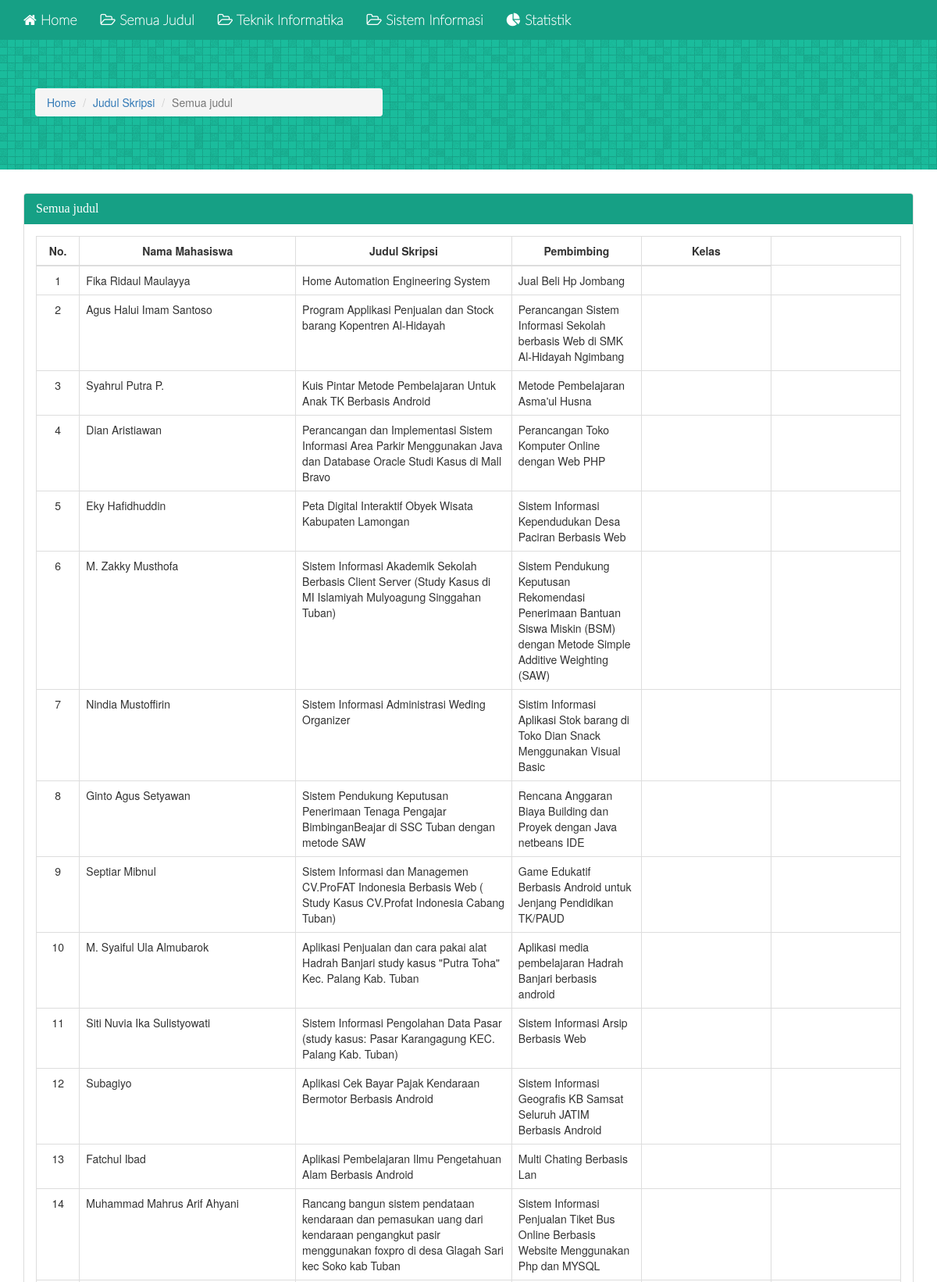
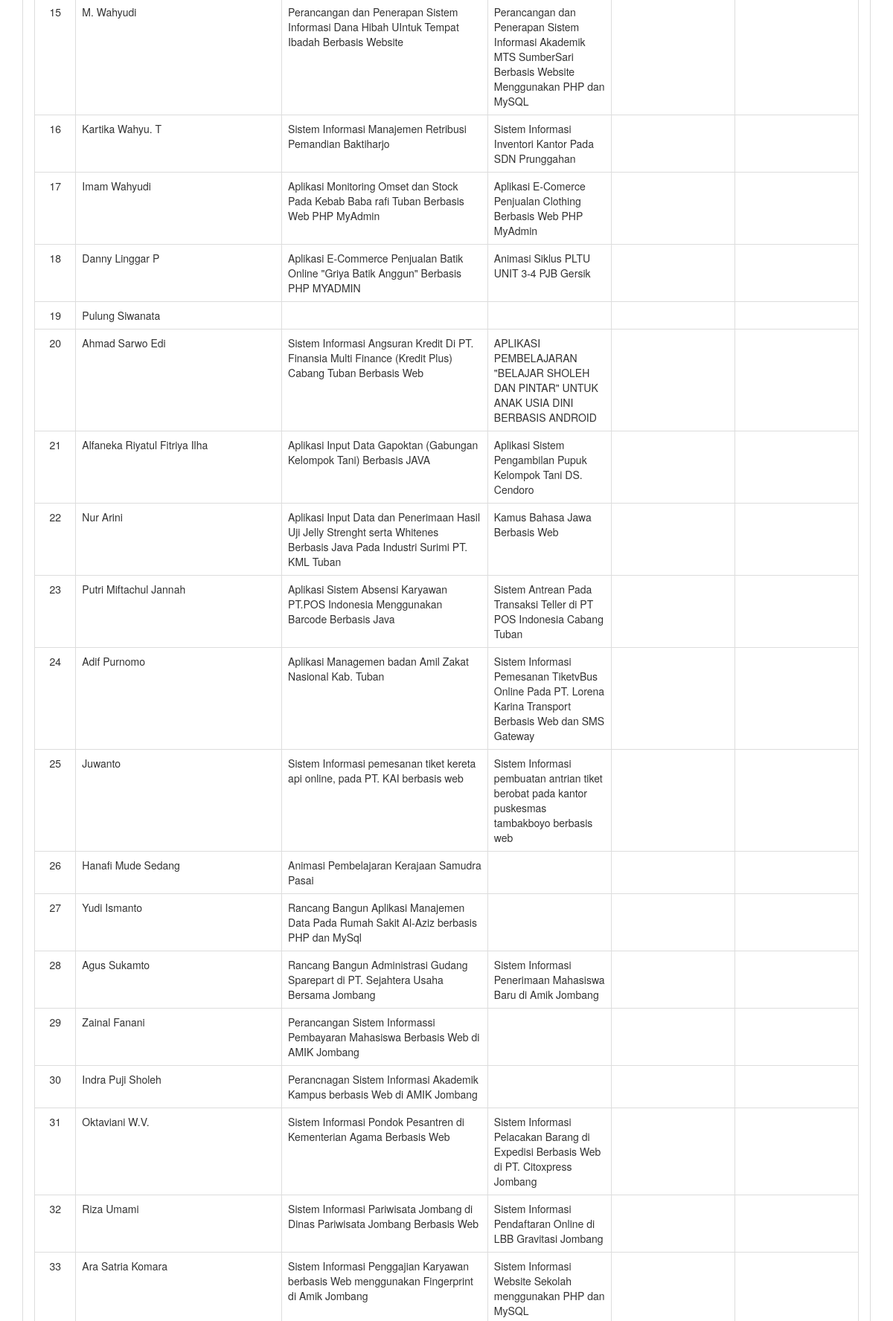
Page /index.php?action=semua-judul (upper part) on the committed database (2 pictures, top to bottom).
### tables this page shows
CREATE TABLE `skripsi` (
  `nim` varchar(16) NOT NULL,
  `judul1` text,
  `desjudul1` text NOT NULL,
  `judul2` text,
  `desjudul2` text NOT NULL,
  `disetujui` tinyint(4) DEFAULT NULL,
  `prodi` tinyint(4) DEFAULT NULL,
  `kelas` tinyint(4) DEFAULT NULL,
  `mahasiswa` varchar(255) DEFAULT NULL,
  `pembimbing1` tinyint(4) DEFAULT NULL,
  `pembimbing2` tinyint(4) DEFAULT NULL,
  `pembimbing` tinyint(4) NOT NULL DEFAULT '0',
  `password` varchar(100) NOT NULL
);

### library/config.php (called while the page is built, shortened)
<?php
$config = array (
			'base_url' => "http://".$_SERVER['HTTP_HOST'].
				str_replace(basename($_SERVER['SCRIPT_NAME']),"",$_SERVER['SCRIPT_NAME'])
	);
?>

### module/tabel-judul-skripsi.php (the view, shortened to what this page needs)
<div class="jumbotron" style="background-image: url('<?php echo $config['base_url'] ?>assets/img/bg.png'); position:relative;background-color:#1abc9c">
  <div class="container" style="color:#fff">
    <div class="col-md-5">
      <ol class="breadcrumb" style="margin-top:15px">
        <li><a href="#">Home</a></li>
        <li><a href="#">Judul Skripsi</a></li>
        <li class="active"><?php echo $breadcrumb ?></li>
      </ol>
    </div>
  </div>
</div>
<div class="container">
  <div class="row">
    <div class="col-md-12">
      <div class="panel panel-default">
        <div class="panel-heading" style="color: #fff;background-color: #16a085;border-color:#16a085;font-family: 'ubuntu'; font-weight:bold;font-size:35px">
          <h3 class="panel-title"><?php echo $breadcrumb ?></h3>
        </div>
        <div class="panel-body">
          <div class="table-responsive">
              <table id="data-alumni" class="table table-bordered">
                  <thead>
                      <tr>
                          <th class="text-center" width="5%">No.</th>
                          <th class="text-center" width="25%">Nama Mahasiswa</th>
                          <th class="text-center" width="25%">Judul Skripsi </th>
                          <th class="text-center" width="15%">Pembimbing</th>
                          <th class="text-center" width="15%">Kelas</th>
                      </tr>
                  </thead>
                  <tbody>
                      <?php
                      include('./library/config.php');
                      include('./library/database.php');
                      $query  = "SELECT *  FROM skripsi";
                      $no     = 1;
                      $result =  mysqli_query($connect, $query);
                      while ($row = mysqli_fetch_array($result)) {
                      $nama       = $row['mahasiswa'];
                      $judul1     = $row['judul1'];
                      $judul2     = $row['judul2'];
                      ?>
                      <tr align='left'>
                          <td class="text-center"><?php echo  $no;?></td>
                          <td><?php echo  $nama ?></td>
                          <td><?php echo  $judul1 ?></td>
                          <td><?php echo  $judul2; ?></td>
                          <td><?php  ?></td>
                          <td><?php  ?></td>
                      </tr>
                      <?php
                      $no++;
                      }
                      ?>
                  </tbody>
              </table>
              </div>
        </div>
      </div>
    </div>
  </div>

### assets/css/jumbotron.css (style rules this page uses)
body { padding-top: 50px; padding-bottom: 20px; }

### rows in the picture
skripsi: mahasiswa "Fika Ridaul Maulayya", judul1 "Home Automation Engineering System", judul2 "Jual Beli Hp Jombang"
skripsi: mahasiswa "Agus Halui Imam Santoso", judul1 "Program Applikasi Penjualan dan Stock barang Kopentren Al-Hidayah", judul2 "Perancangan Sistem Informasi Sekolah berbasis Web di SMK Al-Hidayah Ngimbang"
skripsi: mahasiswa "Syahrul Putra P.", judul1 "Kuis Pintar Metode Pembelajaran Untuk Anak TK Berbasis Android", judul2 "Metode Pembelajaran Asma'ul Husna"
skripsi: mahasiswa "Dian Aristiawan", judul1 "Perancangan dan Implementasi Sistem Informasi Area Parkir Menggunakan Java dan Database Oracle Studi Kasus di Mall Bravo", judul2 "Perancangan Toko Komputer Online dengan Web PHP"
skripsi: mahasiswa "Eky Hafidhuddin", judul1 "Peta Digital Interaktif Obyek Wisata Kabupaten Lamongan", judul2 "Sistem Informasi Kependudukan Desa Paciran Berbasis Web"
skripsi: mahasiswa "M. Zakky Musthofa", judul1 "Sistem Informasi Akademik Sekolah Berbasis Client Server (Study Kasus di MI Islamiyah Mulyoagung Singgahan Tuban)", judul2 "Sistem Pendukung Keputusan Rekomendasi Penerimaan Bantuan Siswa Miskin (BSM) dengan Metode Simple Additive Weighting (SAW)"
skripsi: mahasiswa "Nindia Mustoffirin", judul1 "Sistem Informasi Administrasi Weding Organizer", judul2 "Sistim Informasi Aplikasi Stok barang di Toko Dian Snack Menggunakan Visual Basic"
skripsi: mahasiswa "Ginto Agus Setyawan", judul1 "Sistem Pendukung Keputusan Penerimaan Tenaga Pengajar BimbinganBeajar di SSC Tuban dengan metode SAW", judul2 "Rencana Anggaran Biaya Building dan Proyek dengan Java netbeans IDE"
skripsi: mahasiswa "Septiar Mibnul", judul1 "Sistem Informasi dan Managemen CV.ProFAT Indonesia Berbasis Web ( Study Kasus CV.Profat Indonesia Cabang Tuban)", judul2 "Game Edukatif Berbasis Android untuk Jenjang Pendidikan TK/PAUD"
skripsi: mahasiswa "M. Syaiful Ula Almubarok", judul1 "Aplikasi Penjualan dan cara pakai alat Hadrah Banjari study kasus \"Putra Toha\" Kec. Palang Kab. Tuban", judul2 "Aplikasi media pembelajaran Hadrah Banjari berbasis android"
skripsi: mahasiswa "Siti Nuvia Ika Sulistyowati", judul1 "Sistem Informasi Pengolahan Data Pasar (study kasus: Pasar Karangagung KEC. Palang Kab. Tuban)", judul2 "Sistem Informasi Arsip Berbasis Web"
skripsi: mahasiswa "Subagiyo", judul1 "Aplikasi Cek Bayar Pajak Kendaraan Bermotor Berbasis Android", judul2 "Sistem Informasi Geografis KB Samsat Seluruh JATIM Berbasis Android"
skripsi: mahasiswa "Fatchul Ibad", judul1 "Aplikasi Pembelajaran Ilmu Pengetahuan Alam Berbasis Android", judul2 "Multi Chating Berbasis Lan"
skripsi: mahasiswa "Muhammad Mahrus Arif Ahyani", judul1 "Rancang bangun sistem pendataan kendaraan dan pemasukan uang dari kendaraan pengangkut pasir menggunakan foxpro di desa Glagah Sari kec Soko kab Tuban", judul2 "Sistem Informasi Penjualan Tiket Bus Online Berbasis Website Menggunakan Php dan MYSQL"
skripsi: mahasiswa "M. Wahyudi", judul1 "Perancangan dan Penerapan Sistem Informasi Dana Hibah UIntuk Tempat Ibadah Berbasis Website", judul2 "Perancangan dan Penerapan Sistem Informasi Akademik MTS SumberSari Berbasis Website Menggunakan PHP dan MySQL"
skripsi: mahasiswa "Kartika Wahyu. T", judul1 "Sistem Informasi Manajemen Retribusi Pemandian Baktiharjo", judul2 "Sistem Informasi Inventori Kantor Pada SDN Prunggahan"
skripsi: mahasiswa "Imam Wahyudi", judul1 "Aplikasi Monitoring Omset dan Stock Pada Kebab Baba rafi Tuban Berbasis Web PHP MyAdmin", judul2 "Aplikasi E-Comerce Penjualan Clothing Berbasis Web PHP MyAdmin"
skripsi: mahasiswa "Danny Linggar P", judul1 "Aplikasi E-Commerce Penjualan Batik Online \"Griya Batik Anggun\" Berbasis PHP MYADMIN", judul2 "Animasi Siklus PLTU UNIT 3-4 PJB Gersik"
skripsi: mahasiswa "Pulung Siwanata"
skripsi: mahasiswa "Ahmad Sarwo Edi", judul1 "Sistem Informasi Angsuran Kredit Di PT. Finansia Multi Finance (Kredit Plus) Cabang Tuban Berbasis Web", judul2 "APLIKASI PEMBELAJARAN \"BELAJAR SHOLEH DAN PINTAR\" UNTUK ANAK USIA DINI BERBASIS ANDROID"
skripsi: mahasiswa "Alfaneka Riyatul Fitriya Ilha", judul1 "Aplikasi Input Data Gapoktan (Gabungan Kelompok Tani) Berbasis JAVA", judul2 "Aplikasi Sistem Pengambilan Pupuk Kelompok Tani DS. Cendoro"
skripsi: mahasiswa "Nur Arini", judul1 "Aplikasi Input Data dan Penerimaan Hasil Uji Jelly Strenght serta Whitenes Berbasis Java Pada Industri Surimi PT. KML Tuban", judul2 "Kamus Bahasa Jawa Berbasis Web"
skripsi: mahasiswa "Putri Miftachul Jannah", judul1 "Aplikasi Sistem Absensi Karyawan PT.POS Indonesia Menggunakan Barcode Berbasis Java", judul2 "Sistem Antrean Pada Transaksi Teller di PT POS Indonesia Cabang Tuban"
skripsi: mahasiswa "Adif Purnomo", judul1 "Aplikasi Managemen badan Amil Zakat Nasional Kab. Tuban", judul2 "Sistem Informasi Pemesanan TiketvBus Online Pada PT. Lorena Karina Transport Berbasis Web dan SMS Gateway"
skripsi: mahasiswa "Juwanto", judul1 "Sistem Informasi pemesanan tiket kereta api online, pada PT. KAI berbasis web", judul2 "Sistem Informasi pembuatan antrian tiket berobat pada kantor puskesmas tambakboyo berbasis web"
skripsi: mahasiswa "Hanafi Mude Sedang", judul1 "Animasi Pembelajaran Kerajaan Samudra Pasai"
skripsi: mahasiswa "Yudi Ismanto", judul1 "Rancang Bangun Aplikasi Manajemen Data Pada Rumah Sakit Al-Aziz berbasis PHP dan MySql"
skripsi: mahasiswa "Agus Sukamto", judul1 "Rancang Bangun Administrasi Gudang Sparepart di PT. Sejahtera Usaha Bersama Jombang", judul2 "Sistem Informasi Penerimaan Mahasiswa Baru di Amik Jombang"
skripsi: mahasiswa "Zainal Fanani", judul1 "Perancangan Sistem Informassi Pembayaran Mahasiswa Berbasis Web di AMIK Jombang"
skripsi: mahasiswa "Indra Puji Sholeh", judul1 "Perancnagan Sistem Informasi Akademik Kampus berbasis Web di AMIK Jombang"
skripsi: mahasiswa "Oktaviani W.V.", judul1 "Sistem Informasi Pondok Pesantren di Kementerian Agama Berbasis Web", judul2 "Sistem Informasi Pelacakan Barang di Expedisi Berbasis Web di PT. Citoxpress Jombang"
skripsi: mahasiswa "Riza Umami", judul1 "Sistem Informasi Pariwisata Jombang di Dinas Pariwisata Jombang Berbasis Web", judul2 "Sistem Informasi Pendaftaran Online di LBB Gravitasi Jombang"
skripsi: mahasiswa "Ara Satria Komara", judul1 "Sistem Informasi Penggajian Karyawan berbasis Web menggunakan Fingerprint di Amik Jombang", judul2 "Sistem Informasi Website Sekolah menggunakan PHP dan MySQL"

### other values in the picture
$breadcrumb "Semua judul"
